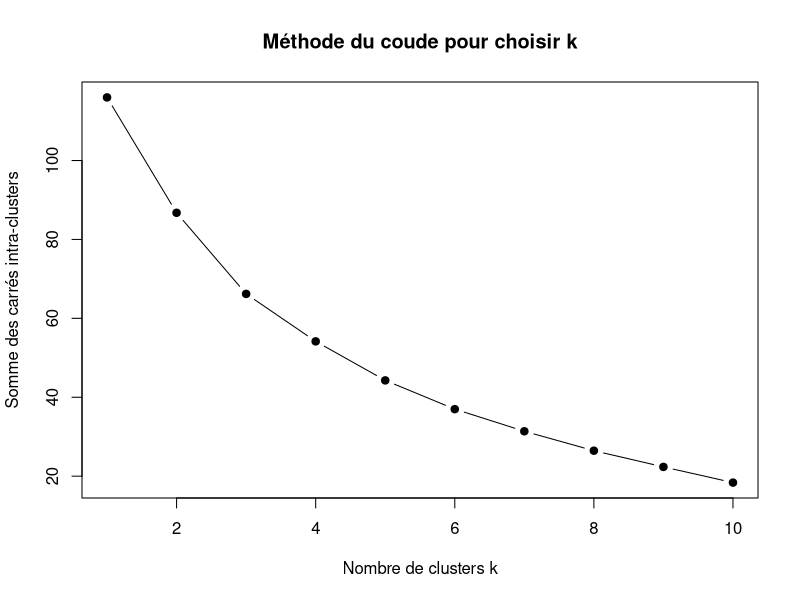
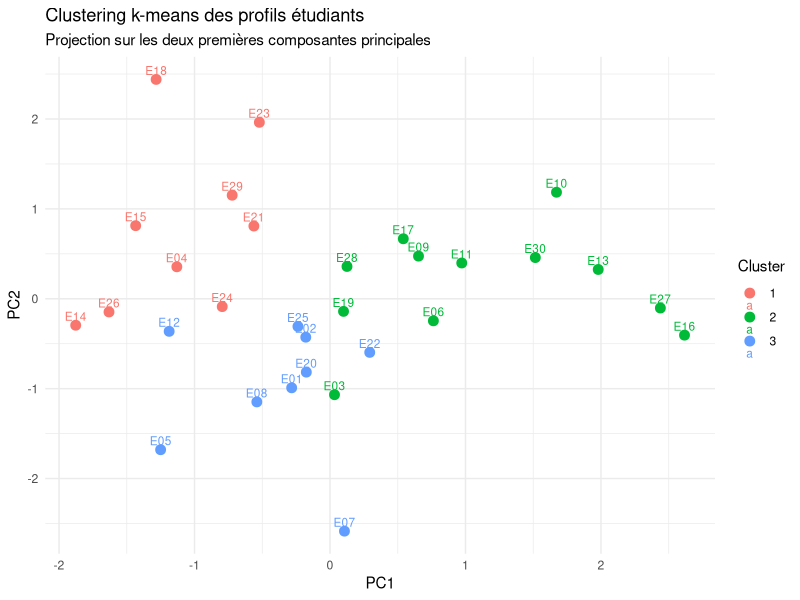

Source code (R) for these figures, in order:
## ---- chunk 1
set.seed(123)
n_students <- 30
notes <- data.frame(
  Etudiant = paste0("E", sprintf("%02d", 1:n_students)),
  Mathematiques   = round(rnorm(n_students, mean = 14, sd = 2), 1),
  Physique        = round(rnorm(n_students, mean = 12, sd = 3), 1),
  Informatique    = round(rnorm(n_students, mean = 15, sd = 2.5), 1),
  Chimie          = round(rnorm(n_students, mean = 11, sd = 3), 1)
)
rownames(notes) <- notes$Etudiant
notes$Etudiant <- NULL
## ---- chunk 2
notes_scaled <- scale(notes)
## ---- chunk 3

wss <- numeric(10)
for (k in 1:10) {
  km <- kmeans(notes_scaled, centers = k, nstart = 25)
  wss[k] <- km$tot.withinss
}
plot(1:10, wss, type = "b", pch = 19,
     xlab = "Nombre de clusters k",
     ylab = "Somme des carrés intra-clusters",
     main = "Méthode du coude pour choisir k")

## ---- chunk 4
set.seed(42)
k <- 3
km_res <- kmeans(notes_scaled, centers = k, nstart = 25)
print(km_res)
## ---- chunk 5
notes_cluster <- cbind(notes, Cluster = factor(km_res$cluster))
## ---- chunk 6
suppressMessages(suppressWarnings(
  capture.output(install.packages("ggplot2"), file = "/dev/null")
))
library(ggplot2)

# Calcul des composantes principales
pca <- prcomp(notes_scaled)
scores <- as.data.frame(pca$x[, 1:2])
scores$Cluster <- factor(km_res$cluster)
scores$Étudiant <- rownames(scores)

ggplot(scores, aes(x = PC1, y = PC2, color = Cluster, label = Étudiant)) +
  geom_point(size = 3) +
  geom_text(vjust = -0.5, size = 3) +
  labs(title = "Clustering k-means des profils étudiants",
       subtitle = "Projection sur les deux premières composantes principales",
       x = "PC1", y = "PC2") +
  theme_minimal()
## ---- chunk 7
pca$rotation[, 1:2] 
